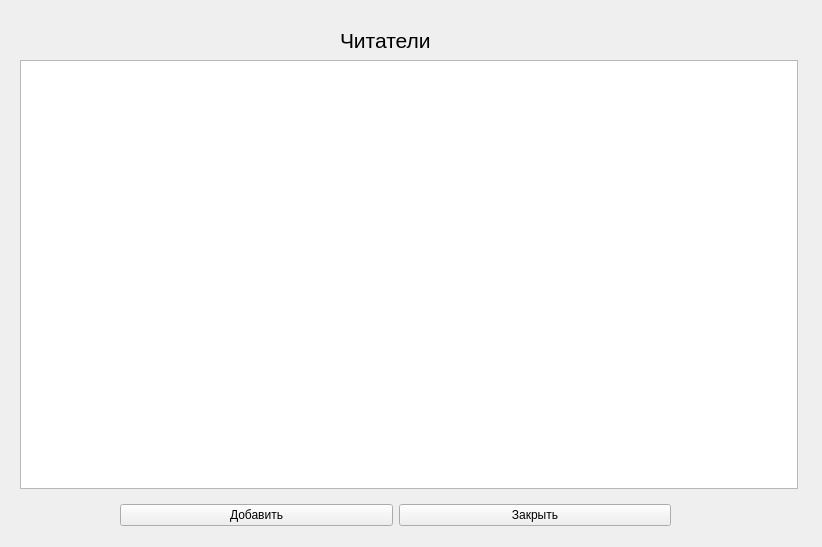
<?xml version="1.0" encoding="UTF-8"?>
<ui version="4.0">
 <class>reader</class>
 <widget class="QWidget" name="reader">
  <property name="geometry">
   <rect>
    <x>0</x>
    <y>0</y>
    <width>822</width>
    <height>547</height>
   </rect>
  </property>
  <property name="windowTitle">
   <string>Form</string>
  </property>
  <widget class="QTableWidget" name="tableWidget">
   <property name="geometry">
    <rect>
     <x>20</x>
     <y>60</y>
     <width>778</width>
     <height>429</height>
    </rect>
   </property>
  </widget>
  <widget class="QWidget" name="gridLayoutWidget">
   <property name="geometry">
    <rect>
     <x>120</x>
     <y>500</y>
     <width>551</width>
     <height>31</height>
    </rect>
   </property>
   <layout class="QGridLayout" name="gridLayout">
    <item row="0" column="0">
     <widget class="QPushButton" name="pushButton">
      <property name="text">
       <string>Добавить</string>
      </property>
     </widget>
    </item>
    <item row="0" column="1">
     <widget class="QPushButton" name="pushButton_3">
      <property name="text">
       <string>Закрыть</string>
      </property>
     </widget>
    </item>
   </layout>
  </widget>
  <widget class="QLabel" name="label">
   <property name="geometry">
    <rect>
     <x>340</x>
     <y>20</y>
     <width>311</width>
     <height>41</height>
    </rect>
   </property>
   <property name="font">
    <font>
     <pointsize>16</pointsize>
    </font>
   </property>
   <property name="text">
    <string>Читатели</string>
   </property>
  </widget>
 </widget>
 <resources/>
 <connections/>
</ui>
